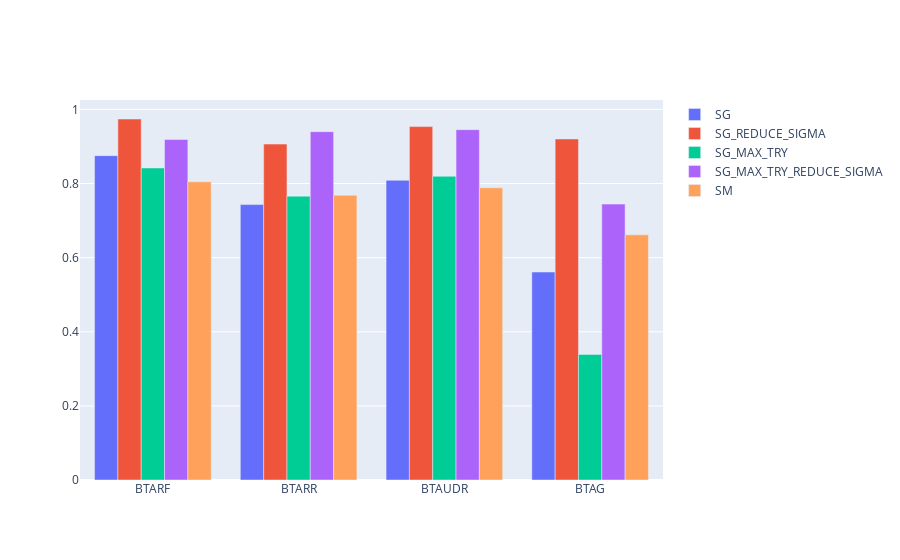

The code cell stored with this chart in its notebook:
### Code cell
rows = [("".join([char for char in key if char.isupper()])) for key in all_gyms.keys()]
# agent_names = [ result_table.values()]
agent_names = list(list(result_table.items())[0][1].keys())
fig = go.Figure(
    data=[
        # go.Bar(name="SF Zoo", x=rows, y=[20, 14, 23]),
        # go.Bar(name="LA Zoo", x=rows, y=[12, 18, 29]),
        go.Bar(
            name=agent_name,
            x=rows,
            y=[rlt[agent_name]["grade"] for rlt in result_table.values()],
        )
        for agent_name in agent_names
    ]
)
# Change the bar mode
fig.update_layout(barmode="group")
# fig.show()
fig

### Figure 1 — Plotly figure (JSON) as saved in the notebook; plotly's stock layout.template omitted (floating-point values rounded to 4 significant figures)
{"data": [{"name": "SG", "type": "bar", "x": ["BTARF", "BTARR", "BTAUDR", "BTAG"], "y": [0.8751, 0.7431, 0.8087, 0.5611]}, {"name": "SG_REDUCE_SIGMA", "type": "bar", "x": ["BTARF", "BTARR", "BTAUDR", "BTAG"], "y": [0.9741, 0.9064, 0.9536, 0.9202]}, {"name": "SG_MAX_TRY", "type": "bar", "x": ["BTARF", "BTARR", "BTAUDR", "BTAG"], "y": [0.8419, 0.7659, 0.8195, 0.3389]}, {"name": "SG_MAX_TRY_REDUCE_SIGMA", "type": "bar", "x": ["BTARF", "BTARR", "BTAUDR", "BTAG"], "y": [0.9187, 0.9399, 0.9453, 0.7444]}, {"name": "SM", "type": "bar", "x": ["BTARF", "BTARR", "BTAUDR", "BTAG"], "y": [0.8046, 0.7684, 0.7884, 0.6616]}], "layout": {"barmode": "group"}}
